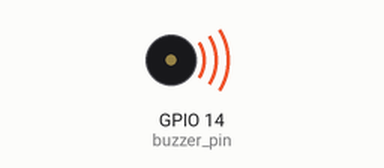
Bench run of a program on a simulated ESP32 board running MicroPython. Shown: buzzer (waves = sounding).

Above: at 0.05 s.
At 2.81 s:
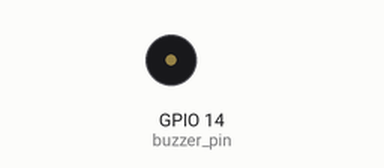
Timing chart, 0 to 3.1 s (numbered marks = the images above):
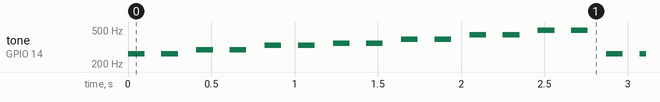

Measured:
- by itself, tone on GPIO 14 (buzzer_pin): plays 262 Hz for 0.10 s, 262 Hz for 0.10 s, 294 Hz for 0.10 s, 294 Hz for 0.10 s, 330 Hz for 0.10 s, 330 Hz for 0.10 s … (634 notes in this stretch)

The program:

simple_passive_buzzer.py
```python
from machine import Pin, PWM
from time import sleep

BUZZER_PIN=14
buzzer_pin=Pin(14,Pin.OUT)
buzzer_pwm=PWM(buzzer_pin,duty=0)

def buzzer(pwm_object,frequency,tone_duration,silence_duration):
    pwm_object.duty(512)
    pwm_object.freq(frequency)
    sleep(tone_duration)
    pwm_object.duty(0)
    sleep(silence_duration)

tones=[262,294,330,349,392,440,494]

while True:
    for list_item in tones:
        buzzer(buzzer_pwm,list_item,0.1,0.1)
        buzzer(buzzer_pwm,list_item,0.1,0.11)

# Se ovenstående
# buzzer(buzzer_pwm,440,0.5,0.2)
# buzzer(buzzer_pwm,294,1.1,0.2)
# buzzer(buzzer_pwm,262,0.8,0.2)
# buzzer(buzzer_pwm,330,0.6,0.2)
# buzzer(buzzer_pwm,349,1.3,0.2)
# buzzer(buzzer_pwm,392,1.8,0.2)
# buzzer(buzzer_pwm,440,1.1,0.2)
# buzzer(buzzer_pwm,494,1.9,0.2)
```
